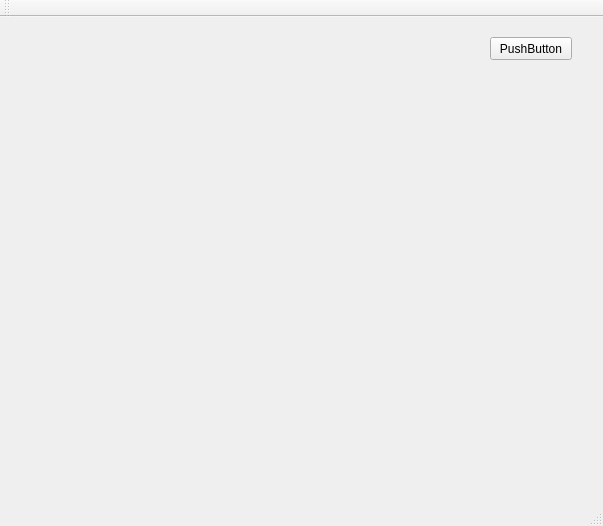
<?xml version="1.0" encoding="UTF-8"?>
<ui version="4.0">
 <class>MainWindow</class>
 <widget class="QMainWindow" name="MainWindow">
  <property name="geometry">
   <rect>
    <x>0</x>
    <y>0</y>
    <width>603</width>
    <height>526</height>
   </rect>
  </property>
  <property name="windowTitle">
   <string>MainWindow</string>
  </property>
  <widget class="QWidget" name="centralWidget">
   <widget class="QLabel" name="videoLabel">
    <property name="geometry">
     <rect>
      <x>150</x>
      <y>80</y>
      <width>208</width>
      <height>156</height>
     </rect>
    </property>
    <property name="text">
     <string/>
    </property>
   </widget>
   <widget class="QPushButton" name="pushButton">
    <property name="geometry">
     <rect>
      <x>490</x>
      <y>20</y>
      <width>82</width>
      <height>23</height>
     </rect>
    </property>
    <property name="text">
     <string>PushButton</string>
    </property>
   </widget>
  </widget>
  <widget class="QMenuBar" name="menuBar">
   <property name="geometry">
    <rect>
     <x>0</x>
     <y>0</y>
     <width>603</width>
     <height>20</height>
    </rect>
   </property>
  </widget>
  <widget class="QToolBar" name="mainToolBar">
   <attribute name="toolBarArea">
    <enum>TopToolBarArea</enum>
   </attribute>
   <attribute name="toolBarBreak">
    <bool>false</bool>
   </attribute>
  </widget>
  <widget class="QStatusBar" name="statusBar"/>
 </widget>
 <layoutdefault spacing="6" margin="11"/>
 <resources/>
 <connections/>
</ui>
